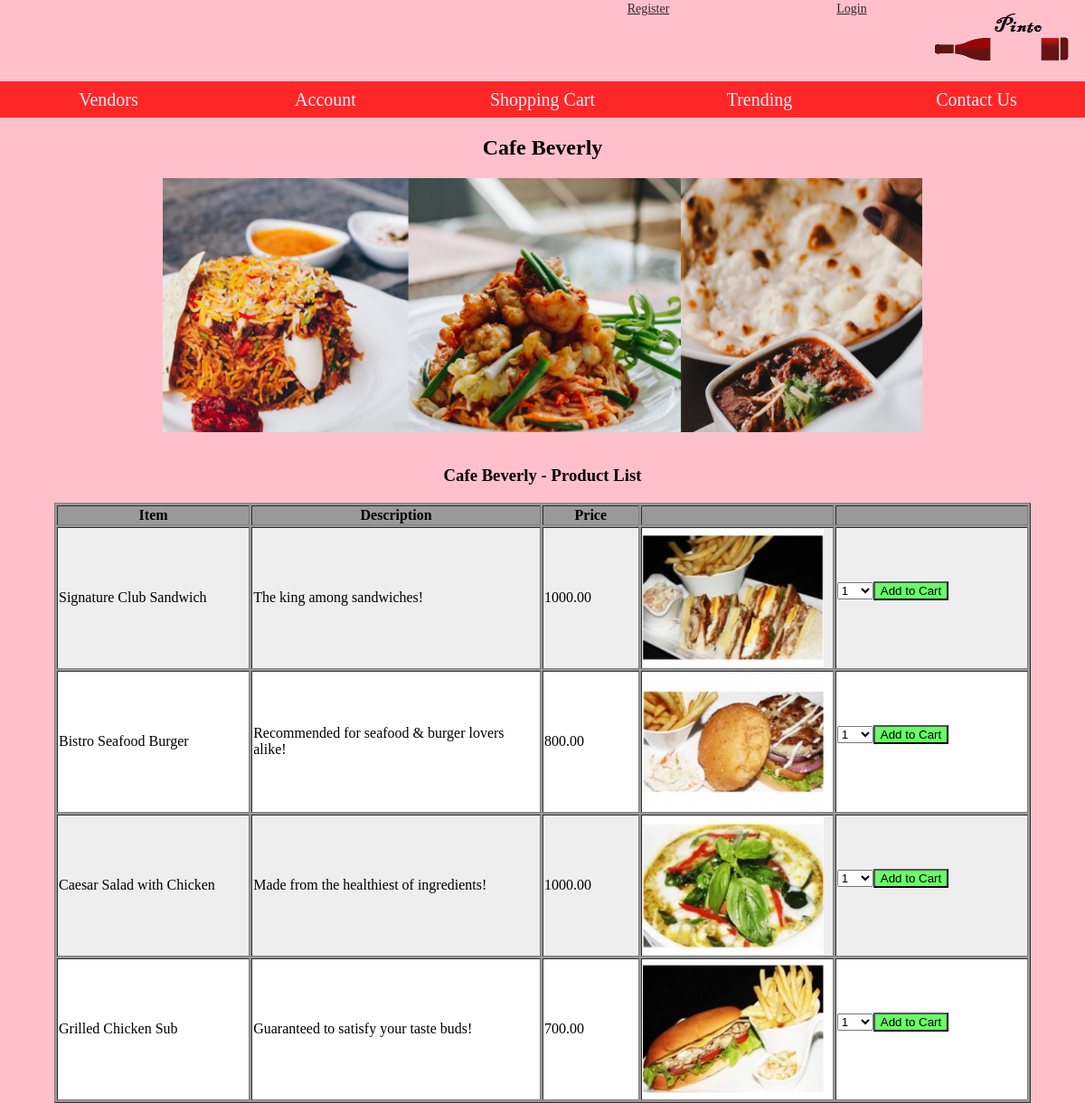
The app's page /source/cust_productview.php?id=1 with its own data.
### tables this page shows
CREATE TABLE `vendor` (
  `vendor_id` int(10) UNSIGNED NOT NULL,
  `vendor_name` varchar(50) NOT NULL,
  `vendor_address` varchar(255) NOT NULL,
  `vendor_city` enum('Colombo 1','Colombo 2','Colombo 3','Colombo 4','Colombo 5','Colombo 6','Colombo 7','Colombo 8','Colombo 9','Colombo 10','Colombo 11','Colombo 12','Colombo 13','Colombo 14','Colombo 15') NOT NULL,
  `vendor_joindate` datetime NOT NULL,
  `vendor_phone` varchar(13) NOT NULL,
  `vendor_email` varchar(50) DEFAULT NULL,
  `comments` text DEFAULT NULL,
  `vendor_isactive` enum('0','1') NOT NULL DEFAULT '1',
  `vendor_dateinactive` datetime DEFAULT NULL,
  `weekday_start` time DEFAULT NULL,
  `weekday_end` time DEFAULT NULL,
  `sat_start` time DEFAULT NULL,
  `sat_end` time DEFAULT NULL,
  `sun_start` time DEFAULT NULL,
  `sun_end` time DEFAULT NULL
);

CREATE TABLE `products` (
  `product_id` int(10) UNSIGNED NOT NULL,
  `product_name` varchar(50) NOT NULL,
  `product_desc` text DEFAULT NULL,
  `product_price` decimal(8,2) NOT NULL,
  `product_dateadded` datetime NOT NULL,
  `comments` text DEFAULT NULL,
  `product_isactive` enum('0','1') NOT NULL DEFAULT '1',
  `product_dateinactive` datetime DEFAULT NULL,
  `availability` enum('0','1') NOT NULL DEFAULT '1',
  `vendor_id` int(10) UNSIGNED NOT NULL
);

### source/functions.php (called while the page is built, shortened)
<?php
function get_vendorname($id){
	global $db;
	$query = 'SELECT vendor_name FROM vendor WHERE vendor_id='.$id;
	$result = mysqli_query($db,$query)or die(mysqli_error($db));
	$row = mysqli_fetch_assoc($result);
	extract($row);
	return $vendor_name;
}
?>

### source/cust_productview.php (the view, shortened to what this page needs)
<?php
include 'dbconnect.php';
include 'functions.php';
?>
<html>
<head>
</head>
<body>
<?php
include 'NavMenu.php';
$vendor_id = $_GET['id'];
$query = 'SELECT *
			FROM products
			WHERE product_isactive="1" AND vendor_id ='.$vendor_id;
$result = mysqli_query($db,$query) or die(mysqli_error($db));
echo '<h2>'.get_vendorname($vendor_id).'</h2>';
?>
<img src="images/vendors/<?php echo $vendor_id; ?>.jpg" style="width: 70%; display: block; margin: 0 auto 0 auto;">
<br>
<?php
echo '<h3>'.get_vendorname($vendor_id).' - Product List</h3>';
?>
<table border="1" width="90%" align="center">
<tr>
	<th width="20%">Item</th>
	<th width="30%">Description</th>
	<th width="10%">Price</th>
	<th width="20%"></th>
	<th></th>
</tr>
<?php
$odd = true;
while($row=mysqli_fetch_assoc($result)){
	echo ($odd==true)? '<tr class="odd_row">':'<tr class="even_row">';
	extract($row);
	echo '<td>'.$product_name.'</td>';
	echo '<td>'.$product_desc.'</td>';
	echo '<td>'.$product_price.'</td>';
	echo '<td><img src="images/products/thumbs/'.$product_id.'.jpg"></td>';
	echo '<td>';
	echo '<form action="cust_productview.php?id='.$vendor_id.'" method="POST">';
	if(!isset($_SESSION['cart'][$product_id])){
		echo '<select name="quantity">';
		for($num=1; $num<31; $num++){
				echo '<option value="'.$num.'">'.$num.'</option>';
		}
		echo '</select>';
		echo '<input type="submit" class="AddToCartBtn" name="submit" value="Add to Cart"/>';
	}
	echo '</form>';
	echo '</td>';
	echo '</tr>';
	$odd = !$odd;
	}
?>
</table>

### source/style.css (style rules this page uses)
body { background-color:#ffc0cb; margin: 150px 0px 0px 0px; }

### source/cust_productview.php (style rules this page uses)
h2, h3 { text-align: center; }
table { background-color: #999; clear: both; }
th { background-color: #999; }
.odd_row { background-color: #EEE; }
.even_row { background-color: #FFF; }
.AddToCartBtn { background-color: #66ff66; }
table select { width: 40px; }

### records on screen
vendor: vendor_name "Cafe Beverly"
products: product_name "Signature Club Sandwich", product_desc "The king among sandwiches!", product_price "1000.00", shows a picture
products: product_name "Bistro Seafood Burger", product_desc "Recommended for seafood & burger lovers alike!", product_price "800.00", shows a picture
products: product_name "Caesar Salad with Chicken", product_desc "Made from the healthiest of ingredients!", product_price "1000.00", shows a picture
products: product_name "Grilled Chicken Sub", product_desc "Guaranteed to satisfy your taste buds!", product_price "700.00", shows a picture

### other values on screen
form field quantity "1"
